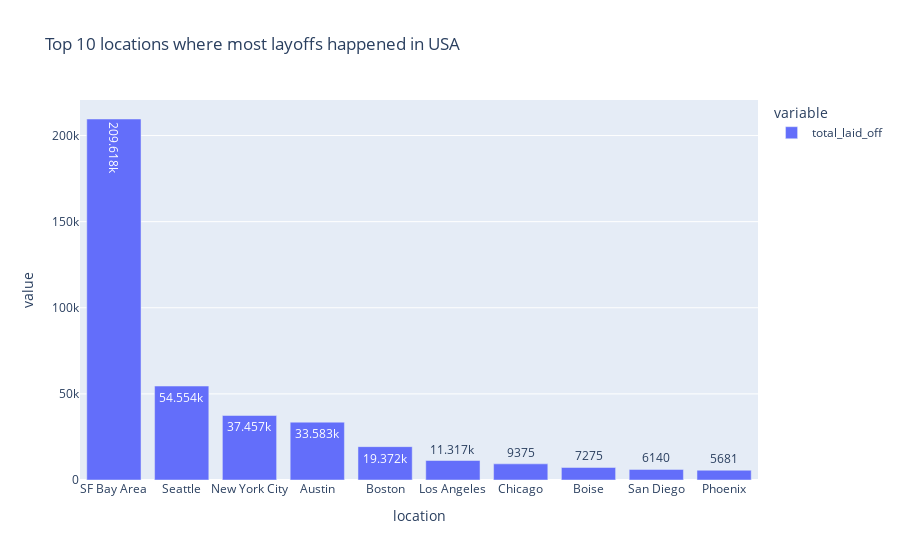

The cell this chart's notebook holds for it:
### Code cell
# Top 10 places in the US
px.bar(location_usa_group.iloc[:10,:1], text_auto=True,title='Top 10 locations where most layoffs happened in USA')

### Figure 1 — Plotly figure (JSON) as saved in the notebook; plotly's stock layout.template omitted (floating-point values rounded to 4 significant figures)
{"data": [{"alignmentgroup": "True", "hovertemplate": "variable=total_laid_off<br>location=%{x}<br>value=%{y}<extra></extra>", "legendgroup": "total_laid_off", "marker": {"color": "#636efa", "pattern": {"shape": ""}}, "name": "total_laid_off", "offsetgroup": "total_laid_off", "orientation": "v", "showlegend": true, "textposition": "auto", "texttemplate": "%{y}", "type": "bar", "x": ["SF Bay Area", "Seattle", "New York City", "Austin", "Boston", "Los Angeles", "Chicago", "Boise", "San Diego", "Phoenix"], "xaxis": "x", "y": [209618, 54554, 37457, 33583, 19372, 11317, 9375, 7275, 6140, 5681], "yaxis": "y"}], "layout": {"barmode": "relative", "legend": {"title": {"text": "variable"}, "tracegroupgap": 0}, "title": {"text": "Top 10 locations where most layoffs happened in USA"}, "xaxis": {"anchor": "y", "domain": [0, 1], "title": {"text": "location"}}, "yaxis": {"anchor": "x", "domain": [0, 1], "title": {"text": "value"}}}}
